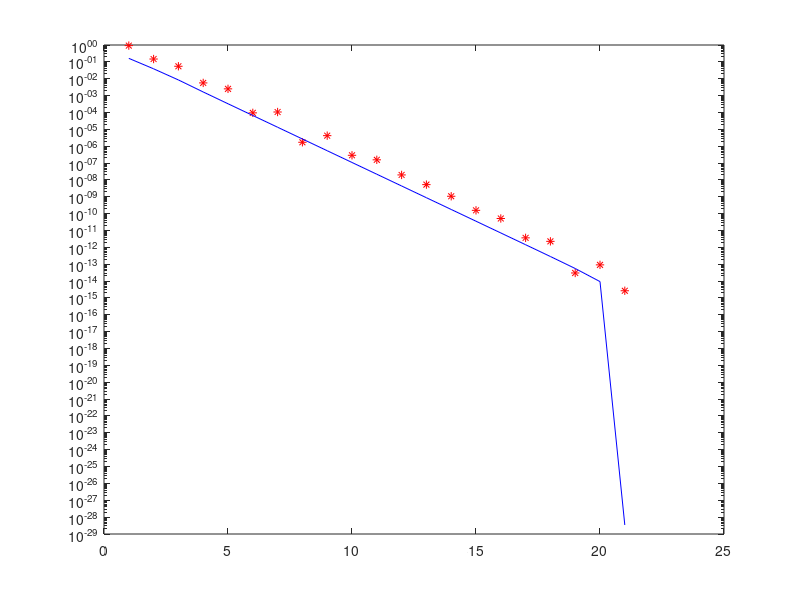

This chart was generated by the following MATLAB code:
clear

% 1)
P= [0.5 0.6 0.7 0.7; 0.4 0.5 0.7 0.5; 0.3 0.3 0.5 0.2; 0.3 0.5 0.8 0.5];

%Construir matriz M, por comparacion por pares
n=4;
M=zeros(n,n);
for i=1:n
    for j=1:n
        M(i,j)=P(i,j)/P(j,i);
    end
end    

%Calcular autovector asociado al autovalor dominante con metodo potencia
x0=ones(4,1);
x0=x0/norm(x0); %Autovector asociado normalizado
error=100;
x=M*x0;
lambda1=x0'*x; %autovalor dominante
iter=0;
while error>10e-15
    iter=iter+1;
    x0=x;
    x0=x0/norm(x0);
    x=M*x0;
    lambda_new=x0'*x;
    res(iter)=abs(lambda_new-lambda1); %Error a partir de la distancia entre ultimos autovalores
    error=res(iter);
    lambda_arr(iter)=lambda1;
    err(iter)=abs(0.8376/lambda1)^iter;
    lambda1=lambda_new;
    %Nº iteraciones,   autovalor dominante lambda  y error
    fprintf("n_iter: %2d lambda: %.16f error: %.2e \n", iter , lambda_arr(iter), res(iter))
end

%Vector errores
res
%Vector v
v=x0/sum(x0) %v2=x/sum(x), mismo resultado


tasa=abs(0.8376/lambda1); %Lambda2=0.8376 dado en enunciado
%Imprimimos res=vector errores('*r'), y la evolucion tasa convergencia('b')
semilogy(1:iter, res, '*r',1:iter, (err-tasa.^iter),'b')
CI=(lambda1-n)/(n-1)

%Si se hubiera borrado
%p13, estimar con autovectorvector asociado 
%Sabemos pij=vi/(vi+vj)
p13=v(1)/(v(1)+v(3))






%%%%%%%%%%%%%%%%%%%%%%%%%%%%%%%%%%%%%%%%%%%%%%%%%%%%%%%%%%%%%%%%%%%%%%%%%%%%
%Apart 2)

H=[ 1 -P(1,2) 0 0;   %Coges diagonal de unos (procesas los datos i<j)                       
    1 0 -P(1,3) 0;   % Y completas con datos de la matriz inicial
    1 0 0 -P(1,4);
    0 1 -P(2,3) 0 ;
    0 1 0 -P(2,4) ;
    0 0 1 -P(3,4);
    1 1 1 1]
b=[0 0 0 0 0 0 1]'

w2=H\b %Autovector asociado
w2=w2/sum(w2) %Normalizas para sum=1

%Construimos matriz de residuos
R=zeros(n,n);
for i=1:n
    for j=1:n
        R(i,j)=abs((w2(i)/(w2(i)+w2(j)))-P(i,j));
    end
end   
max((R(:)))


